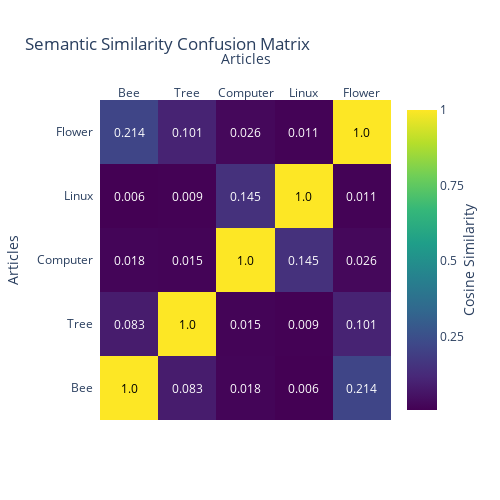

The notebook cell this image was saved under:
### Markdown cell above
Let us compute the TF-IDF matrix to assess the similarity between the top 5 articles.

### Code cell
from src.scripts.data_story.plots.semantic_strategy import similarity_matrix_figure

similarity_matrix_figure().show()

### Figure 1 — Plotly figure (JSON) as saved in the notebook; plotly's stock layout.template omitted (floating-point values rounded to 4 significant figures)
{"data": [{"colorbar": {"ticktext": ["0", "0.25", "0.5", "0.75", "1"], "tickvals": [0, 0.25, 0.5, 0.75, 1], "title": {"side": "right", "text": "Cosine Similarity"}}, "colorscale": [[0, "#440154"], [0.1111, "#482878"], [0.2222, "#3e4989"], [0.3333, "#31688e"], [0.4444, "#26828e"], [0.5556, "#1f9e89"], [0.6667, "#35b779"], [0.7778, "#6ece58"], [0.8889, "#b5de2b"], [1, "#fde725"]], "reversescale": false, "showscale": true, "type": "heatmap", "x": ["Bee", "Tree", "Computer", "Linux", "Flower"], "y": ["Bee", "Tree", "Computer", "Linux", "Flower"], "z": [[1, 0.083, 0.018, 0.006, 0.214], [0.083, 1, 0.015, 0.009, 0.101], [0.018, 0.015, 1, 0.145, 0.026], [0.006, 0.009, 0.145, 1, 0.011], [0.214, 0.101, 0.026, 0.011, 1]]}], "layout": {"annotations": [{"font": {"color": "#000000"}, "showarrow": false, "text": "1.0", "x": "Bee", "xref": "x", "y": "Bee", "yref": "y"}, {"font": {"color": "#FFFFFF"}, "showarrow": false, "text": "0.083", "x": "Tree", "xref": "x", "y": "Bee", "yref": "y"}, {"font": {"color": "#FFFFFF"}, "showarrow": false, "text": "0.018", "x": "Computer", "xref": "x", "y": "Bee", "yref": "y"}, {"font": {"color": "#FFFFFF"}, "showarrow": false, "text": "0.006", "x": "Linux", "xref": "x", "y": "Bee", "yref": "y"}, {"font": {"color": "#FFFFFF"}, "showarrow": false, "text": "0.214", "x": "Flower", "xref": "x", "y": "Bee", "yref": "y"}, {"font": {"color": "#FFFFFF"}, "showarrow": false, "text": "0.083", "x": "Bee", "xref": "x", "y": "Tree", "yref": "y"}, {"font": {"color": "#000000"}, "showarrow": false, "text": "1.0", "x": "Tree", "xref": "x", "y": "Tree", "yref": "y"}, {"font": {"color": "#FFFFFF"}, "showarrow": false, "text": "0.015", "x": "Computer", "xref": "x", "y": "Tree", "yref": "y"}, {"font": {"color": "#FFFFFF"}, "showarrow": false, "text": "0.009", "x": "Linux", "xref": "x", "y": "Tree", "yref": "y"}, {"font": {"color": "#FFFFFF"}, "showarrow": false, "text": "0.101", "x": "Flower", "xref": "x", "y": "Tree", "yref": "y"}, {"font": {"color": "#FFFFFF"}, "showarrow": false, "text": "0.018", "x": "Bee", "xref": "x", "y": "Computer", "yref": "y"}, {"font": {"color": "#FFFFFF"}, "showarrow": false, "text": "0.015", "x": "Tree", "xref": "x", "y": "Computer", "yref": "y"}, {"font": {"color": "#000000"}, "showarrow": false, "text": "1.0", "x": "Computer", "xref": "x", "y": "Computer", "yref": "y"}, {"font": {"color": "#FFFFFF"}, "showarrow": false, "text": "0.145", "x": "Linux", "xref": "x", "y": "Computer", "yref": "y"}, {"font": {"color": "#FFFFFF"}, "showarrow": false, "text": "0.026", "x": "Flower", "xref": "x", "y": "Computer", "yref": "y"}, {"font": {"color": "#FFFFFF"}, "showarrow": false, "text": "0.006", "x": "Bee", "xref": "x", "y": "Linux", "yref": "y"}, {"font": {"color": "#FFFFFF"}, "showarrow": false, "text": "0.009", "x": "Tree", "xref": "x", "y": "Linux", "yref": "y"}, {"font": {"color": "#FFFFFF"}, "showarrow": false, "text": "0.145", "x": "Computer", "xref": "x", "y": "Linux", "yref": "y"}, {"font": {"color": "#000000"}, "showarrow": false, "text": "1.0", "x": "Linux", "xref": "x", "y": "Linux", "yref": "y"}, {"font": {"color": "#FFFFFF"}, "showarrow": false, "text": "0.011", "x": "Flower", "xref": "x", "y": "Linux", "yref": "y"}, {"font": {"color": "#FFFFFF"}, "showarrow": false, "text": "0.214", "x": "Bee", "xref": "x", "y": "Flower", "yref": "y"}, {"font": {"color": "#FFFFFF"}, "showarrow": false, "text": "0.101", "x": "Tree", "xref": "x", "y": "Flower", "yref": "y"}, {"font": {"color": "#FFFFFF"}, "showarrow": false, "text": "0.026", "x": "Computer", "xref": "x", "y": "Flower", "yref": "y"}, {"font": {"color": "#FFFFFF"}, "showarrow": false, "text": "0.011", "x": "Linux", "xref": "x", "y": "Flower", "yref": "y"}, {"font": {"color": "#000000"}, "showarrow": false, "text": "1.0", "x": "Flower", "xref": "x", "y": "Flower", "yref": "y"}], "autosize": false, "height": 500, "title": {"text": "Semantic Similarity Confusion Matrix"}, "width": 500, "xaxis": {"dtick": 1, "gridcolor": "rgb(0, 0, 0)", "side": "top", "ticks": "", "title": {"text": "Articles"}}, "yaxis": {"dtick": 1, "ticks": "", "ticksuffix": "  ", "title": {"text": "Articles"}}}}
